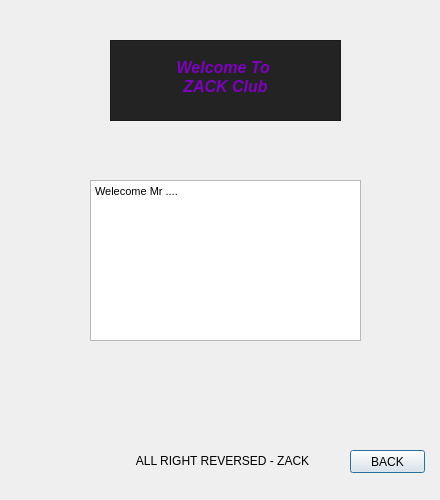
<?xml version="1.0" encoding="UTF-8"?>
<ui version="4.0">
 <class>Dialog</class>
 <widget class="QDialog" name="Dialog">
  <property name="geometry">
   <rect>
    <x>0</x>
    <y>0</y>
    <width>440</width>
    <height>500</height>
   </rect>
  </property>
  <property name="windowTitle">
   <string>Dialog</string>
  </property>
  <property name="styleSheet">
   <string notr="true">/*
 * The MIT License (MIT)
 *
 * Copyright (c) &lt;2013-2014&gt; &lt;Colin Duquesnoy&gt;
 * Copyright (c) &lt;2017&gt; &lt;Michell Stuttgart&gt;
 *
 * Permission is hereby granted, free of charge, to any person obtaining a copy
 * of this software and associated documentation files (the &quot;Software&quot;), to deal
 * in the Software without restriction, including without limitation the rights
 * to use, copy, modify, merge, publish, distribute, sublicense, and/or sell
 * copies of the Software, and to permit persons to whom the Software is
 * furnished to do so, subject to the following conditions:

 * The above copyright notice and this permission notice shall be included in
 * all copies or substantial portions of the Software.

 * THE SOFTWARE IS PROVIDED &quot;AS IS&quot;, WITHOUT WARRANTY OF ANY KIND, EXPRESS OR
 * IMPLIED, INCLUDING BUT NOT LIMITED TO THE WARRANTIES OF MERCHANTABILITY,
 * FITNESS FOR A PARTICULAR PURPOSE AND NONINFRINGEMENT. IN NO EVENT SHALL THE
 * AUTHORS OR COPYRIGHT HOLDERS BE LIABLE FOR ANY CLAIM, DAMAGES OR OTHER
 * LIABILITY, WHETHER IN AN ACTION OF CONTRACT, TORT OR OTHERWISE, ARISING FROM,
 * OUT OF OR IN CONNECTION WITH THE SOFTWARE OR THE USE OR OTHER DEALINGS IN
 * THE SOFTWARE.
 */
QToolTip
{
     border: 1px solid black;
     background-color: #D1DBCB;
     padding: 1px;
     border-radius: 3px;
     opacity: 100;
}

QWidget
{
    color: #b1b1b1;
    background-color: #323232;
    selection-background-color:#323232;
    selection-color: black;
    background-clip: border;
    border-image: none;
    border: 0px transparent black;
    outline: 0;
}

QWidget:item:hover
{
    background-color: #D1DBCB;
    color: black;
}

QWidget:item:selected
{
    background-color: #D1DBCB;
    border: 0px
}

QCheckBox
{
    spacing: 5px;
    outline: none;
    color: #eff0f1;
    margin-bottom: 2px;
}

QCheckBox:disabled
{
    color: #76797C;
}

QCheckBox::indicator,QGroupBox::indicator
{
    width: 18px;
    height: 18px;
}

QGroupBox::indicator
{
    margin-left: 2px;
}

QCheckBox::indicator:unchecked
{
    image: url(:/qss_icons/rc/checkbox_unchecked.png);
}

QCheckBox::indicator:unchecked:hover,
QCheckBox::indicator:unchecked:focus,
QCheckBox::indicator:unchecked:pressed,
QGroupBox::indicator:unchecked:hover,
QGroupBox::indicator:unchecked:focus,
QGroupBox::indicator:unchecked:pressed
{
  border: none;
    image: url(:/qss_icons/rc/checkbox_unchecked_focus.png);
}

QCheckBox::indicator:checked
{
    image: url(:/qss_icons/rc/checkbox_checked.png);
}

QCheckBox::indicator:checked:hover,
QCheckBox::indicator:checked:focus,
QCheckBox::indicator:checked:pressed,
QGroupBox::indicator:checked:hover,
QGroupBox::indicator:checked:focus,
QGroupBox::indicator:checked:pressed
{
    border: none;
    image: url(:/qss_icons/rc/checkbox_checked_focus.png);
}


QCheckBox::indicator:indeterminate
{
    image: url(:/qss_icons/rc/checkbox_indeterminate.png);
}

QCheckBox::indicator:indeterminate:focus,
QCheckBox::indicator:indeterminate:hover,
QCheckBox::indicator:indeterminate:pressed
{
    image: url(:/qss_icons/rc/checkbox_indeterminate_focus.png);
}

QCheckBox::indicator:checked:disabled,
QGroupBox::indicator:checked:disabled
{
    image: url(:/qss_icons/rc/checkbox_checked_disabled.png);
}

QCheckBox::indicator:unchecked:disabled,
QGroupBox::indicator:unchecked:disabled
{
    image: url(:/qss_icons/rc/checkbox_unchecked_disabled.png);
}

QRadioButton
{
    spacing: 5px;
    outline: none;
    color: #eff0f1;
    margin-bottom: 2px;
}

QRadioButton:disabled
{
    color: #76797C;
}
QRadioButton::indicator
{
    width: 21px;
    height: 21px;
}

QRadioButton::indicator:unchecked
{
    image: url(:/qss_icons/rc/radio_unchecked.png);
}


QRadioButton::indicator:unchecked:hover,
QRadioButton::indicator:unchecked:focus,
QRadioButton::indicator:unchecked:pressed
{
    border: none;
    outline: none;
    image: url(:/qss_icons/rc/radio_unchecked_focus.png);
}

QRadioButton::indicator:checked
{
    border: none;
    outline: none;
    image: url(:/qss_icons/rc/radio_checked.png);
}

QRadioButton::indicator:checked:hover,
QRadioButton::indicator:checked:focus,
QRadioButton::indicator:checked:pressed
{
    border: none;
    outline: none;
    image: url(:/qss_icons/rc/radio_checked_focus.png);
}

QRadioButton::indicator:checked:disabled
{
    outline: none;
    image: url(:/qss_icons/rc/radio_checked_disabled.png);
}

QRadioButton::indicator:unchecked:disabled
{
    image: url(:/qss_icons/rc/radio_unchecked_disabled.png);
}


QMenuBar
{
    background-color: #323232;
    color: #D1DBCB;
}

QMenuBar::item
{
    background-color: #323232;
    background: transparent;
    /* padding: 2px 20px 2px 20px; */
}

QMenuBar::item:selected
{
    background: transparent;
    /* border: 1px solid #76797C; */
}

QMenuBar::item:pressed
{
    border: 0px solid #76797C;
    background-color: #D1DBCB;
    color: #000;
    margin-bottom:-1px;
    padding-bottom:1px;
}

QMenu
{
    background-color: #323232;
    /* border: 1px solid #76797C; */
    color: #eff0f1;
    /*margin: 2px; */
}

QMenu::icon
{
    /*margin: 5px;*/
}

QMenu::item
{
    padding: 2px 30px 2px 30px;
    /*margin-left: 5px;*/
    border: 1px solid transparent; /* reserve space for selection border */
}

QMenu::item:selected
{
    color: #000000;
}

QMenu::separator {
    height: 2px;
    background: #D1DBCB;
    margin-left: 10px;
    margin-right: 5px;
}

QMenu::indicator {
    width: 18px;
    height: 18px;
}

/* non-exclusive indicator = check box style indicator
   (see QActionGroup::setExclusive) */
QMenu::indicator:non-exclusive:unchecked {
    image: url(:/qss_icons/rc/checkbox_unchecked.png);
}

QMenu::indicator:non-exclusive:unchecked:selected {
    image: url(:/qss_icons/rc/checkbox_unchecked_disabled.png);
}

QMenu::indicator:non-exclusive:checked {
    image: url(:/qss_icons/rc/checkbox_checked.png);
}

QMenu::indicator:non-exclusive:checked:selected {
    image: url(:/qss_icons/rc/checkbox_checked_disabled.png);
}

/* exclusive indicator = radio button style indicator (see QActionGroup::setExclusive) */
QMenu::indicator:exclusive:unchecked {
    image: url(:/qss_icons/rc/radio_unchecked.png);
}

QMenu::indicator:exclusive:unchecked:selected {
    image: url(:/qss_icons/rc/radio_unchecked_disabled.png);
}

QMenu::indicator:exclusive:checked {
    image: url(:/qss_icons/rc/radio_checked.png);
}

QMenu::indicator:exclusive:checked:selected {
    image: url(:/qss_icons/rc/radio_checked_disabled.png);
}

QMenu::right-arrow {
    margin: 5px;
    image: url(:/qss_icons/rc/right_arrow.png)
}


QWidget:disabled
{
    color: #454545;
    background-color: #323232;
}

QAbstractItemView
{
    alternate-background-color: #323232;
    color: #eff0f1;
    border: 1px solid 3A3939;
    border-radius: 2px;
}

QWidget:focus, QMenuBar:focus,QToolBar:focus,QScrollAreaViewer:focus
{
    /* border: 2px solid #D1DBCB; */
}

QTabWidget:focus, QCheckBox:focus, QRadioButton:focus, QSlider:focus
{
    border: none;
}

QLineEdit
{
    background-color: #1e1e1e;
    selection-background-color: #D1DBCB;
    selection-color: black;
    padding: 5px;
    border-style: solid;
    border: 1px solid #76797C;
    border-radius: 2px;
    color: #eff0f1;
}

QGroupBox {
    border:1px solid #76797C;
    border-radius: 2px;
    margin-top: 20px;
}

QGroupBox::title {
    subcontrol-origin: margin;
    subcontrol-position: top center;
    padding-left: 10px;
    padding-right: 10px;
    padding-top: 10px;
}

QAbstractScrollArea
{
    border-radius: 0px;
    border: 0px solid #76797C;
    background-color: transparent;
}

QScrollBar:horizontal
{
    height: 15px;
    margin: 3px 15px 3px 15px;
    border: 1px transparent #2A2929;
    border-radius: 4px;
    background-color: #2A2929;
}

QScrollBar::handle:horizontal
{
    background-color: #605F5F;
    min-width: 5px;
    border-radius: 4px;
}

QScrollBar::add-line:horizontal
{
    margin: 0px 3px 0px 3px;
    border-image: url(:/qss_icons/rc/right_arrow_disabled.png);
    width: 10px;
    height: 10px;
    subcontrol-position: right;
    subcontrol-origin: margin;
}

QScrollBar::sub-line:horizontal
{
    margin: 0px 3px 0px 3px;
    border-image: url(:/qss_icons/rc/left_arrow_disabled.png);
    height: 10px;
    width: 10px;
    subcontrol-position: left;
    subcontrol-origin: margin;
}

QScrollBar::add-line:horizontal:hover,QScrollBar::add-line:horizontal:on
{
    border-image: url(:/qss_icons/rc/right_arrow.png);
    height: 10px;
    width: 10px;
    subcontrol-position: right;
    subcontrol-origin: margin;
}


QScrollBar::sub-line:horizontal:hover, QScrollBar::sub-line:horizontal:on
{
    border-image: url(:/qss_icons/rc/left_arrow.png);
    height: 10px;
    width: 10px;
    subcontrol-position: left;
    subcontrol-origin: margin;
}

QScrollBar::up-arrow:horizontal, QScrollBar::down-arrow:horizontal
{
    background: none;
}


QScrollBar::add-page:horizontal, QScrollBar::sub-page:horizontal
{
    background: none;
}

QScrollBar:vertical
{
    background-color: #2A2929;
    width: 15px;
    margin: 15px 3px 15px 3px;
    border: 1px transparent #2A2929;
    border-radius: 4px;
}

QScrollBar::handle:vertical
{
    background-color: #605F5F;
    min-height: 5px;
    border-radius: 4px;
}

QScrollBar::sub-line:vertical
{
    margin: 3px 0px 3px 0px;
    border-image: url(:/qss_icons/rc/up_arrow_disabled.png);
    height: 10px;
    width: 10px;
    subcontrol-position: top;
    subcontrol-origin: margin;
}

QScrollBar::add-line:vertical
{
    margin: 3px 0px 3px 0px;
    border-image: url(:/qss_icons/rc/down_arrow_disabled.png);
    height: 10px;
    width: 10px;
    subcontrol-position: bottom;
    subcontrol-origin: margin;
}

QScrollBar::sub-line:vertical:hover,QScrollBar::sub-line:vertical:on
{

    border-image: url(:/qss_icons/rc/up_arrow.png);
    height: 10px;
    width: 10px;
    subcontrol-position: top;
    subcontrol-origin: margin;
}


QScrollBar::add-line:vertical:hover, QScrollBar::add-line:vertical:on
{
    border-image: url(:/qss_icons/rc/down_arrow.png);
    height: 10px;
    width: 10px;
    subcontrol-position: bottom;
    subcontrol-origin: margin;
}

QScrollBar::up-arrow:vertical, QScrollBar::down-arrow:vertical
{
    background: none;
}


QScrollBar::add-page:vertical, QScrollBar::sub-page:vertical
{
    background: none;
}

QTextEdit
{
    background-color: #1e1e1e;
    color: #eff0f1;
    border: 1px solid #76797C;
}

QPlainTextEdit
{
    background-color: #1e1e1e;;
    color: #eff0f1;
    border-radius: 2px;
    border: 1px solid #76797C;
}

QHeaderView::section
{
    background-color: #76797C;
    color: #eff0f1;
    padding: 5px;
    border: 1px solid #76797C;
}

QSizeGrip {
    image: url(:/qss_icons/rc/sizegrip.png);
    width: 12px;
    height: 12px;
}


QMainWindow::separator
{
    background-color: #323232;
    color: white;
    padding-left: 4px;
    spacing: 2px;
    border: 1px dashed #76797C;
}

QMainWindow::separator:hover
{

    background-color: #787876;
    color: white;
    padding-left: 4px;
    border: 1px solid #76797C;
    spacing: 2px;
}


QMenu::separator
{
    height: 1px;
    background-color: #76797C;
    color: white;
    padding-left: 4px;
    margin-left: 10px;
    margin-right: 5px;
}

QFrame
{
    border-radius: 0px;
    /*border: 1px solid #76797C;*/
}


QFrame[frameShape=&quot;0&quot;]
{
    border-radius: 0px;
    border: 0px transparent #76797C;
}

QStackedWidget
{
    border: 1px transparent black;
}

QToolBar {
    border: 0px transparent #393838;
    background: 0px solid #323232;
    font-weight: bold;
}

QToolBar::handle:horizontal {
    image: url(:/qss_icons/rc/Hmovetoolbar.png);
}
QToolBar::handle:vertical {
    image: url(:/qss_icons/rc/Vmovetoolbar.png);
}
QToolBar::separator:horizontal {
    image: url(:/qss_icons/rc/Hsepartoolbar.png);
}
QToolBar::separator:vertical {
    image: url(:/qss_icons/rc/Vsepartoolbar.png);
}
QToolButton#qt_toolbar_ext_button {
    background: #58595a
}

QPushButton
{
	
    color: #eff0f1;
    background-color: #323232;
    border-width: 1px;
    border-color: #76797C;
    border-style: solid;
    padding: 5px;
    border-radius: 0px;
    outline: none;
}

QPushButton:disabled
{
    
	background-color: rgb(117, 0, 176);
    border-width: 1px;
    border-color: #454545;
    border-style: solid;
    padding-top: 5px;
    padding-bottom: 5px;
    padding-left: 10px;
    padding-right: 10px;
    border-radius: 2px;
    color: #454545;
}

QPushButton:focus {
    background-color: #D1DBCB;
    color: black;
}

QPushButton:pressed
{
    color: black;
    background-color: #D1DBCB;
    padding-top: -15px;
    padding-bottom: -17px;
}

QComboBox
{
    selection-background-color: #D1DBCB;
    background-color: #31363B;
    border-style: solid;
    border: 1px solid #76797C;
    border-radius: 2px;
    padding: 5px;
    min-width: 75px;
}

QPushButton:checked{
    background-color: #76797C;
    border-color: #6A6969;
}

QComboBox:hover,QPushButton:hover,QAbstractSpinBox:hover,QLineEdit:hover,QTextEdit:hover,QPlainTextEdit:hover,QAbstractView:hover,QTreeView:hover
{
    border: 1px solid #D1DBCB;
}

QComboBox:on
{
    padding-top: 0px;
    padding-left: 4px;
    selection-background-color: #4a4a4a;
}

QComboBox QAbstractItemView
{
    background-color: #1e1e1e;
    border-radius: 2px;
    border: 1px solid #76797C;
    selection-background-color: #D1DBCB;
}

QComboBox::drop-down
{
    subcontrol-origin: padding;
    subcontrol-position: top right;
    width: 15px;

    border-left-width: 0px;
    border-left-color: darkgray;
    border-left-style: solid;
    border-top-right-radius: 3px;
    border-bottom-right-radius: 3px;
}

QComboBox::down-arrow
{
    image: url(:/qss_icons/rc/down_arrow_disabled.png);
}

QComboBox::down-arrow:on, QComboBox::down-arrow:hover,
QComboBox::down-arrow:focus
{
    image: url(:/qss_icons/rc/down_arrow.png);
}

QAbstractSpinBox {
    padding: 2px;
    margin: 2px;
    background-color: #1e1e1e;
    color: #eff0f1;
    border-radius: 0px;
    min-width: 75px;
    selection-background-color: #D1DBCB;
    selection-color: black;
}

QAbstractSpinBox:up-button
{
    background-color: transparent;
    subcontrol-origin: border;
    subcontrol-position: center right;
}

QAbstractSpinBox:down-button
{
    background-color: transparent;
    subcontrol-origin: border;
    subcontrol-position: center left;
}

QAbstractSpinBox::up-arrow,QAbstractSpinBox::up-arrow:disabled,QAbstractSpinBox::up-arrow:off {
    image: url(:/qss_icons/rc/up_arrow_disabled.png);
    width: 10px;
    height: 10px;
}
QAbstractSpinBox::up-arrow:hover
{
    image: url(:/qss_icons/rc/up_arrow.png);
}


QAbstractSpinBox::down-arrow,QAbstractSpinBox::down-arrow:disabled,QAbstractSpinBox::down-arrow:off
{
    image: url(:/qss_icons/rc/down_arrow_disabled.png);
    width: 10px;
    height: 10px;
}
QAbstractSpinBox::down-arrow:hover
{
    image: url(:/qss_icons/rc/down_arrow.png);
}


QLabel
{
    border: 0px solid black;
    margin-left: 2px;
    margin-right: 2px;
    color: #D1DBCB;
}

QTabWidget{
    border: 0px transparent black;
}

QTabWidget::pane {
    border: 1px solid #76797C;
    padding: 5px;
    margin: 0px;
}

QTabWidget::tab-bar {
    left: 5px; /* move to the right by 5px */
}

QTabBar
{
    qproperty-drawBase: 0;
    border-radius: 3px;
}

QTabBar::focus
{
    border: 0px transparent black;
    color: black;
}

QTabBar::hover
{
    border: 0px transparent black;
    color: black;
}

QTabBar::close-button  {
    image: url(:/qss_icons/rc/close.png);
    background: transparent;
}

QTabBar::close-button:hover
{
    image: url(:/qss_icons/rc/close-hover.png);
    background: transparent;
}

QTabBar::close-button:pressed {
    image: url(:/qss_icons/rc/close-pressed.png);
    background: transparent;
}

/* TOP TABS */
QTabBar::tab:top {
    color: #eff0f1;
    border: 1px solid #76797C;
    border-bottom: 1px transparent black;
    background-color: #323232;
    padding: 5px;
    min-width: 50px;
    border-top-left-radius: 2px;
    border-top-right-radius: 2px;
}

QTabBar::tab:top:!selected
{
    color: #eff0f1;
    background-color: #54575B;
    border: 1px solid #76797C;
    border-bottom: 1px transparent black;
    border-top-left-radius: 2px;
    border-top-right-radius: 2px;
}

QTabBar::tab:top:!selected:hover {
    background-color: #D1DBCB;
    color: black;
}

/* BOTTOM TABS */
QTabBar::tab:bottom {
    color: #eff0f1;
    border: 1px solid #76797C;
    border-top: 1px transparent black;
    background-color: #323232;
    padding: 5px;
    border-bottom-left-radius: 2px;
    border-bottom-right-radius: 2px;
    min-width: 50px;
}

QTabBar::tab:bottom:!selected
{
    color: #eff0f1;
    background-color: #54575B;
    border: 1px solid #76797C;
    border-top: 1px transparent black;
    border-bottom-left-radius: 2px;
    border-bottom-right-radius: 2px;
}

QTabBar::tab:bottom:!selected:hover {
    background-color: #D1DBCB;
    color: black;
}

/* LEFT TABS */
QTabBar::tab:left {
    color: #eff0f1;
    border: 1px solid #76797C;
    border-left: 1px transparent black;
    background-color: #323232;
    padding: 5px;
    border-top-right-radius: 2px;
    border-bottom-right-radius: 2px;
    min-height: 50px;
}

QTabBar::tab:left:!selected
{
    color: #eff0f1;
    background-color: #54575B;
    border: 1px solid #76797C;
    border-left: 1px transparent black;
    border-top-right-radius: 2px;
    border-bottom-right-radius: 2px;
}

QTabBar::tab:left:!selected:hover {
    background-color: #D1DBCB;
    color: black;
}


/* RIGHT TABS */
QTabBar::tab:right {
    color: #eff0f1;
    border: 1px solid #76797C;
    border-right: 1px transparent black;
    background-color: #323232;
    padding: 5px;
    border-top-left-radius: 2px;
    border-bottom-left-radius: 2px;
    min-height: 50px;
}

QTabBar::tab:right:!selected
{
    color: #eff0f1;
    background-color: #54575B;
    border: 1px solid #76797C;
    border-right: 1px transparent black;
    border-top-left-radius: 2px;
    border-bottom-left-radius: 2px;
}

QTabBar::tab:right:!selected:hover {
    background-color: #D1DBCB;
    color: black;
}

QTabBar QToolButton::right-arrow:enabled {
     image: url(:/qss_icons/rc/right_arrow.png);
 }

 QTabBar QToolButton::left-arrow:enabled {
     image: url(:/qss_icons/rc/left_arrow.png);
 }

QTabBar QToolButton::right-arrow:disabled {
     image: url(:/qss_icons/rc/right_arrow_disabled.png);
 }

 QTabBar QToolButton::left-arrow:disabled {
     image: url(:/qss_icons/rc/left_arrow_disabled.png);
 }


QDockWidget {
    background: #323232;
    border: 1px solid #403F3F;
    titlebar-close-icon: url(:/qss_icons/rc/close.png);
    titlebar-normal-icon: url(:/qss_icons/rc/undock.png);
}

QDockWidget::close-button, QDockWidget::float-button {
    border: 1px solid transparent;
    border-radius: 2px;
    background: transparent;
}

QDockWidget::close-button:hover, QDockWidget::float-button:hover {
    background: rgba(255, 255, 255, 10);
}

QDockWidget::close-button:pressed, QDockWidget::float-button:pressed {
    padding: 1px -1px -1px 1px;
    background: rgba(255, 255, 255, 10);
}

QTreeView, QListView
{
    border: 1px solid #76797C;
    background-color: #1e1e1e;
}

QTreeView:branch:selected, QTreeView:branch:hover
{
    background: url(:/qss_icons/rc/transparent.png);
}

QTreeView::branch:has-siblings:!adjoins-item {
    border-image: url(:/qss_icons/rc/transparent.png);
}

QTreeView::branch:has-siblings:adjoins-item {
    border-image: url(:/qss_icons/rc/transparent.png);
}

QTreeView::branch:!has-children:!has-siblings:adjoins-item {
    border-image: url(:/qss_icons/rc/transparent.png);
}

QTreeView::branch:has-children:!has-siblings:closed,
QTreeView::branch:closed:has-children:has-siblings {
    image: url(:/qss_icons/rc/branch_closed.png);
}

QTreeView::branch:open:has-children:!has-siblings,
QTreeView::branch:open:has-children:has-siblings  {
    image: url(:/qss_icons/rc/branch_open.png);
}

QTreeView::branch:has-children:!has-siblings:closed:hover,
QTreeView::branch:closed:has-children:has-siblings:hover {
    image: url(:/qss_icons/rc/branch_closed-on.png);
    }

QTreeView::branch:open:has-children:!has-siblings:hover,
QTreeView::branch:open:has-children:has-siblings:hover  {
    image: url(:/qss_icons/rc/branch_open-on.png);
    }

QListView::item:!selected:hover, QTreeView::item:!selected:hover  {
    background: #848383;
    outline: 0;
    color: #eff0f1;
}

QListView::item:selected:hover, QTreeView::item:selected:hover  {
    background: #D1DBCB;
}

QSlider::groove:horizontal {
    border: 1px solid #565a5e;
    height: 4px;
    background: #565a5e;
    margin: 0px;
    border-radius: 2px;
}

QSlider::handle:horizontal {
    background: #D1DBCB;
    border: 1px solid #999999;
    width: 10px;
    height: 10px;
    margin: -5px 0;
}

QSlider::add-page:qlineargradient {
    background: #595858;
    border-top-right-radius: 5px;
    border-bottom-right-radius: 5px;
    border-top-left-radius: 0px;
    border-bottom-left-radius: 0px;
}

QSlider::sub-page::qlineargradient:horizontal {
    background:  #D1DBCB;
    border-top-right-radius: 0px;
    border-bottom-right-radius: 0px;
    border-top-left-radius: 5px;
    border-bottom-left-radius: 5px;
}

QSlider::groove:vertical {
    border: 1px solid #565a5e;
    width: 4px;
    background: #565a5e;
    margin: 0px;
    border-radius: 3px;
}

QSlider::handle:vertical {
    background: #D1DBCB;
    border: 1px solid #999999;
    width: 10px;
    height: 10px;
    margin: 0 -5px;
}

QToolButton {
    color: #D1DBCB;
    background-color: transparent;
    border: 0px transparent #76797C;
    border-radius: 0px;
    padding: 1px;
    margin-right: 5px;
}

QToolButton[popupMode=&quot;1&quot;] { /* only for MenuButtonPopup */
 padding-right: 20px; /* make way for the popup button */
 border: 1px #76797C;
 border-radius: 0px;
}

QToolButton[popupMode=&quot;2&quot;] { /* only for InstantPopup */
 padding-right: 10px; /* make way for the popup button */
 border: 0px #76797C;
}


QToolButton:hover, QToolButton::menu-button:hover {
    background-color: transparent;
    border: 1px solid #D1DBCB;
    padding: 2px;
}

QToolButton:checked, QToolButton:pressed,
        QToolButton::menu-button:pressed {
    color: black;
    background-color: #D1DBCB;
    border: 0px solid #D1DBCB;
    padding: 2px;
}

/* the subcontrol below is used only in the InstantPopup or DelayedPopup mode */
QToolButton::menu-indicator {
    image: url(:/qss_icons/rc/down_arrow.png);
    top: -7px; left: -2px; /* shift it a bit */
}

/* the subcontrols below are used only in the MenuButtonPopup mode */
QToolButton::menu-button {
    border: 1px transparent #76797C;
    border-top-right-radius: 6px;
    border-bottom-right-radius: 6px;
    /* 16px width + 4px for border = 20px allocated above */
    width: 16px;
    outline: none;
}

QToolButton::menu-arrow {
    image: url(:/qss_icons/rc/down_arrow.png);
}

QToolButton::menu-arrow:open {
    border: 1px solid #76797C;
}

QPushButton::menu-indicator  {
    subcontrol-origin: padding;
    subcontrol-position: bottom right;
    left: 8px;
}

QTableView
{
    border: 1px solid #76797C;
    gridline-color: #323232;
    background-color: #1e1e1e;
}


QTableView, QHeaderView
{
    border-radius: 0px;
}

QTableView::item:pressed, QListView::item:pressed, QTreeView::item:pressed  {
    background: #D1DBCB;
    color: black;
}

QTableView::item:selected:active, QTreeView::item:selected:active, QListView::item:selected:active  {
    background: #D1DBCB;
    color: black;
}

QHeaderView
{
    background-color: #323232;
    border: 1px transparent;
    border-radius: 0px;
    margin: 0px;
    padding: 0px;

}

QHeaderView::section  {
    background-color: #323232;
    color: #eff0f1;
    padding: 5px;
    border: 1px solid #76797C;
    border-radius: 0px;
    text-align: center;
}

QHeaderView::section::vertical::first, QHeaderView::section::vertical::only-one
{
    border-top: 1px solid #76797C;
}

QHeaderView::section::vertical
{
    border-top: transparent;
}

QHeaderView::section::horizontal::first, QHeaderView::section::horizontal::only-one
{
    border-left: 1px solid #76797C;
}

QHeaderView::section::horizontal
{
    border-left: transparent;
}


QHeaderView::section:checked
 {
    color: white;
    background-color: #848383;
 }

 /* style the sort indicator */
QHeaderView::down-arrow {
    image: url(:/qss_icons/rc/down_arrow.png);
}

QHeaderView::up-arrow {
    image: url(:/qss_icons/rc/up_arrow.png);
}


QTableCornerButton::section {
    background-color: #323232;
    border: 1px transparent #76797C;
    border-radius: 0px;
}

QToolBox  {
    padding: 5px;
    border: 1px transparent black;
}

QToolBox::tab {
    color: #eff0f1;
    background-color: #323232;
    border: 1px solid #76797C;
    border-bottom: 1px transparent #323232;
    border-top-left-radius: 5px;
    border-top-right-radius: 5px;
}

QToolBox::tab:selected { /* italicize selected tabs */
    font: italic;
    background-color: #323232;
    border-color: #D1DBCB;
 }

QStatusBar::item {
    border: 0px transparent dark;
    margin: 0px;
    border: 0px;
 }


QFrame[height=&quot;3&quot;], QFrame[width=&quot;3&quot;] {
    background-color: #76797C;
}


QSplitter::handle {
    border: 1px dashed #76797C;
}

QSplitter::handle:hover {
    background-color: #787876;
    border: 1px solid #76797C;
}

QSplitter::handle:horizontal {
    width: 1px;
}

QSplitter::handle:vertical {
    height: 1px;
}

QProgressBar {
    border: 1px solid #76797C;
    border-radius: 5px;
    text-align: center;
}

QProgressBar::chunk {
    background-color: #D1DBCB;
}

QDateEdit
{
    selection-background-color: #D1DBCB;
    border-style: solid;
    border: 1px solid #CEE343;
    border-radius: 2px;
    padding: 1px;
    min-width: 75px;
}

QDateEdit:on
{
    padding-top: 3px;
    padding-left: 4px;
    selection-background-color: #4a4a4a;
}

QDateEdit QAbstractItemView
{
    background-color: #1e1e1e;
    border-radius: 2px;
    border: 1px solid #3375A3;
    selection-background-color: #D1DBCB;
}

QDateEdit::drop-down
{
    subcontrol-origin: padding;
    subcontrol-position: top right;
    width: 15px;
    border-left-width: 0px;
    border-left-color: darkgray;
    border-left-style: solid;
    border-top-right-radius: 3px;
    border-bottom-right-radius: 3px;
}

QDateEdit::down-arrow
{
    image: url(:/qss_icons/rc/down_arrow_disabled.png);
}

QDateEdit::down-arrow:on, QDateEdit::down-arrow:hover,
QDateEdit::down-arrow:focus
{
    image: url(:/qss_icons/rc/down_arrow.png);
}

</string>
  </property>
  <widget class="QTextBrowser" name="textBrowser">
   <property name="geometry">
    <rect>
     <x>110</x>
     <y>40</y>
     <width>231</width>
     <height>81</height>
    </rect>
   </property>
   <property name="styleSheet">
    <string notr="true">QTextBrowser{
	color: rgb(127, 0, 191);
	background-color: rgb(35, 35, 35);
}
</string>
   </property>
   <property name="html">
    <string>&lt;!DOCTYPE HTML PUBLIC &quot;-//W3C//DTD HTML 4.0//EN&quot; &quot;http://www.w3.org/TR/REC-html40/strict.dtd&quot;&gt;
&lt;html&gt;&lt;head&gt;&lt;meta name=&quot;qrichtext&quot; content=&quot;1&quot; /&gt;&lt;style type=&quot;text/css&quot;&gt;
p, li { white-space: pre-wrap; }
&lt;/style&gt;&lt;/head&gt;&lt;body style=&quot; font-family:'MS Shell Dlg 2'; font-size:8.25pt; font-weight:400; font-style:normal;&quot;&gt;
&lt;p align=&quot;center&quot; style=&quot;-qt-paragraph-type:empty; margin-top:0px; margin-bottom:0px; margin-left:0px; margin-right:0px; -qt-block-indent:0; text-indent:0px;&quot;&gt;&lt;br /&gt;&lt;/p&gt;
&lt;p align=&quot;center&quot; style=&quot; margin-top:0px; margin-bottom:0px; margin-left:0px; margin-right:0px; -qt-block-indent:0; text-indent:0px;&quot;&gt;&lt;span style=&quot; font-size:12pt; font-weight:600; font-style:italic;&quot;&gt;Welcome To &lt;/span&gt;&lt;/p&gt;
&lt;p align=&quot;center&quot; style=&quot; margin-top:0px; margin-bottom:0px; margin-left:0px; margin-right:0px; -qt-block-indent:0; text-indent:0px;&quot;&gt;&lt;span style=&quot; font-size:12pt; font-weight:600; font-style:italic;&quot;&gt;ZACK Club&lt;/span&gt;&lt;/p&gt;&lt;/body&gt;&lt;/html&gt;</string>
   </property>
  </widget>
  <widget class="QTextEdit" name="textEdit">
   <property name="geometry">
    <rect>
     <x>90</x>
     <y>180</y>
     <width>271</width>
     <height>161</height>
    </rect>
   </property>
   <property name="html">
    <string>&lt;!DOCTYPE HTML PUBLIC &quot;-//W3C//DTD HTML 4.0//EN&quot; &quot;http://www.w3.org/TR/REC-html40/strict.dtd&quot;&gt;
&lt;html&gt;&lt;head&gt;&lt;meta name=&quot;qrichtext&quot; content=&quot;1&quot; /&gt;&lt;style type=&quot;text/css&quot;&gt;
p, li { white-space: pre-wrap; }
&lt;/style&gt;&lt;/head&gt;&lt;body style=&quot; font-family:'MS Shell Dlg 2'; font-size:8.25pt; font-weight:400; font-style:normal;&quot;&gt;
&lt;p style=&quot; margin-top:0px; margin-bottom:0px; margin-left:0px; margin-right:0px; -qt-block-indent:0; text-indent:0px;&quot;&gt;Welecome Mr ....&lt;/p&gt;&lt;/body&gt;&lt;/html&gt;</string>
   </property>
  </widget>
  <widget class="QLabel" name="label">
   <property name="geometry">
    <rect>
     <x>100</x>
     <y>450</y>
     <width>211</width>
     <height>21</height>
    </rect>
   </property>
   <property name="text">
    <string>           ALL RIGHT REVERSED - ZACK</string>
   </property>
  </widget>
  <widget class="QPushButton" name="pushButton_back">
   <property name="geometry">
    <rect>
     <x>350</x>
     <y>450</y>
     <width>75</width>
     <height>23</height>
    </rect>
   </property>
   <property name="text">
    <string>BACK</string>
   </property>
  </widget>
 </widget>
 <resources/>
 <connections/>
</ui>
